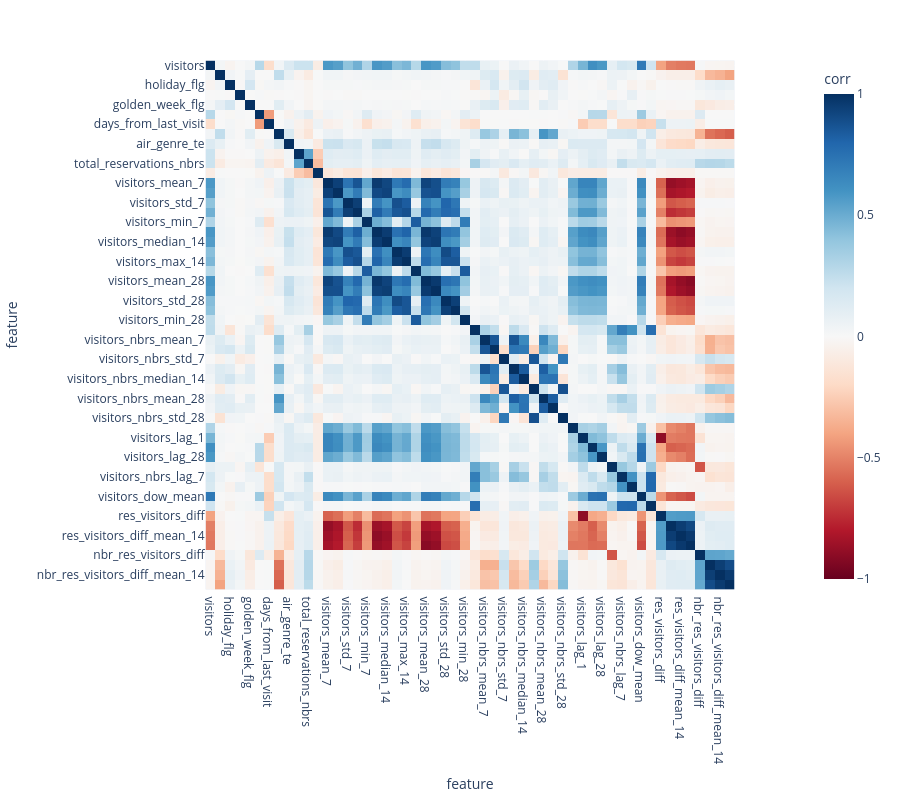

The notebook cell saved with this chart:
### Markdown cell above
## Feature correlation

### Code cell
corr = air_visit_df.corr(numeric_only=True)
plot_corr_matrix(corr)

### Figure 1 — Plotly figure (JSON) as saved in the notebook; plotly's stock layout.template omitted (floating-point values rounded to 4 significant figures; data arrays with more than 128 entries replaced by an {"elided": "..."} marker saying what was removed)
{"data": [{"coloraxis": "coloraxis", "name": "0", "x": ["visitors", "opened_recently", "holiday_flg", "days_from_holiday", "golden_week_flg", "open_usually", "days_from_last_visit", "air_city_te", "air_genre_te", "total_reservations", "total_reservations_nbrs", "reservation_impossibility_flag", "visitors_mean_7", "visitors_median_7", "visitors_std_7", "visitors_max_7", "visitors_min_7", "visitors_mean_14", "visitors_median_14", "visitors_std_14", "visitors_max_14", "visitors_min_14", "visitors_mean_28", "visitors_median_28", "visitors_std_28", "visitors_max_28", "visitors_min_28", "visitors_nbrs", "visitors_nbrs_mean_7", "visitors_nbrs_median_7", "visitors_nbrs_std_7", "visitors_nbrs_mean_14", "visitors_nbrs_median_14", "visitors_nbrs_std_14", "visitors_nbrs_mean_28", "visitors_nbrs_median_28", "visitors_nbrs_std_28", "visitors_last_month", "visitors_lag_1", "visitors_lag_7", "visitors_lag_28", "visitors_nbrs_lag_1", "visitors_nbrs_lag_7", "visitors_nbrs_lag_28", "visitors_dow_mean", "visitors_dow_mean_nbrs", "res_visitors_diff", "res_visitors_diff_mean_7", "res_visitors_diff_mean_14", "res_visitors_diff_mean_28", "nbr_res_visitors_diff", "nbr_res_visitors_diff_mean_7", "nbr_res_visitors_diff_mean_14", "nbr_res_visitors_diff_mean_28"], "y": ["visitors", "opened_recently", "holiday_flg", "days_from_holiday", "golden_week_flg", "open_usually", "days_from_last_visit", "air_city_te", "air_genre_te", "total_reservations", "total_reservations_nbrs", "reservation_impossibility_flag", "visitors_mean_7", "visitors_median_7", "visitors_std_7", "visitors_max_7", "visitors_min_7", "visitors_mean_14", "visitors_median_14", "visitors_std_14", "visitors_max_14", "visitors_min_14", "visitors_mean_28", "visitors_median_28", "visitors_std_28", "visitors_max_28", "visitors_min_28", "visitors_nbrs", "visitors_nbrs_mean_7", "visitors_nbrs_median_7", "visitors_nbrs_std_7", "visitors_nbrs_mean_14", "visitors_nbrs_median_14", "visitors_nbrs_std_14", "visitors_nbrs_mean_28", "visitors_nbrs_median_28", "visitors_nbrs_std_28", "visitors_last_month", "visitors_lag_1", "visitors_lag_7", "visitors_lag_28", "visitors_nbrs_lag_1", "visitors_nbrs_lag_7", "visitors_nbrs_lag_28", "visitors_dow_mean", "visitors_dow_mean_nbrs", "res_visitors_diff", "res_visitors_diff_mean_7", "res_visitors_diff_mean_14", "res_visitors_diff_mean_28", "nbr_res_visitors_diff", "nbr_res_visitors_diff_mean_7", "nbr_res_visitors_diff_mean_14", "nbr_res_visitors_diff_mean_28"], "z": {"elided": "54x54 float values"}, "type": "heatmap", "xaxis": "x", "yaxis": "y", "hovertemplate": "feature: %{x}<br>feature: %{y}<br>corr: %{z}<extra></extra>"}], "layout": {"xaxis": {"anchor": "y", "domain": [0.0, 1.0], "scaleanchor": "y", "constrain": "domain", "title": {"text": "feature"}}, "yaxis": {"anchor": "x", "domain": [0.0, 1.0], "autorange": "reversed", "constrain": "domain", "title": {"text": "feature"}}, "coloraxis": {"colorbar": {"title": {"text": "corr"}}, "colorscale": [[0.0, "rgb(103,0,31)"], [0.1, "rgb(178,24,43)"], [0.2, "rgb(214,96,77)"], [0.3, "rgb(244,165,130)"], [0.4, "rgb(253,219,199)"], [0.5, "rgb(247,247,247)"], [0.6, "rgb(209,229,240)"], [0.7, "rgb(146,197,222)"], [0.8, "rgb(67,147,195)"], [0.9, "rgb(33,102,172)"], [1.0, "rgb(5,48,97)"]], "cmin": -1, "cmax": 1}, "margin": {"t": 60}, "width": 900, "height": 800}}
